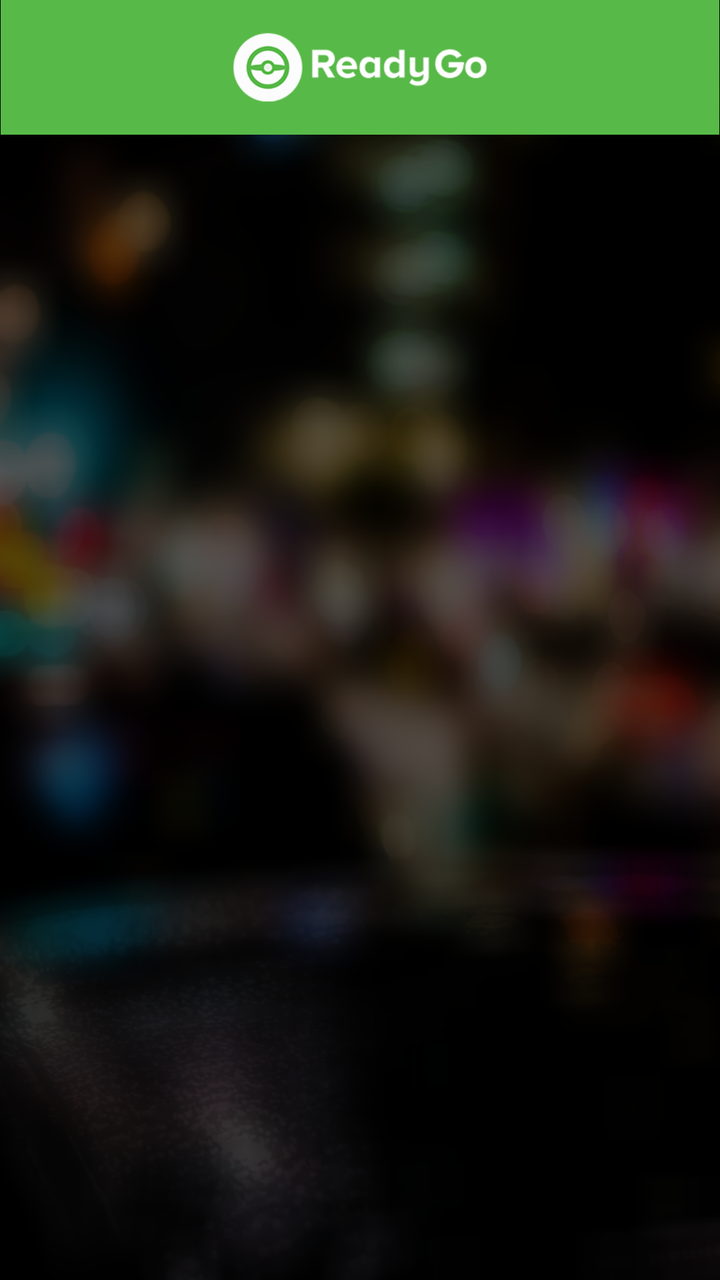
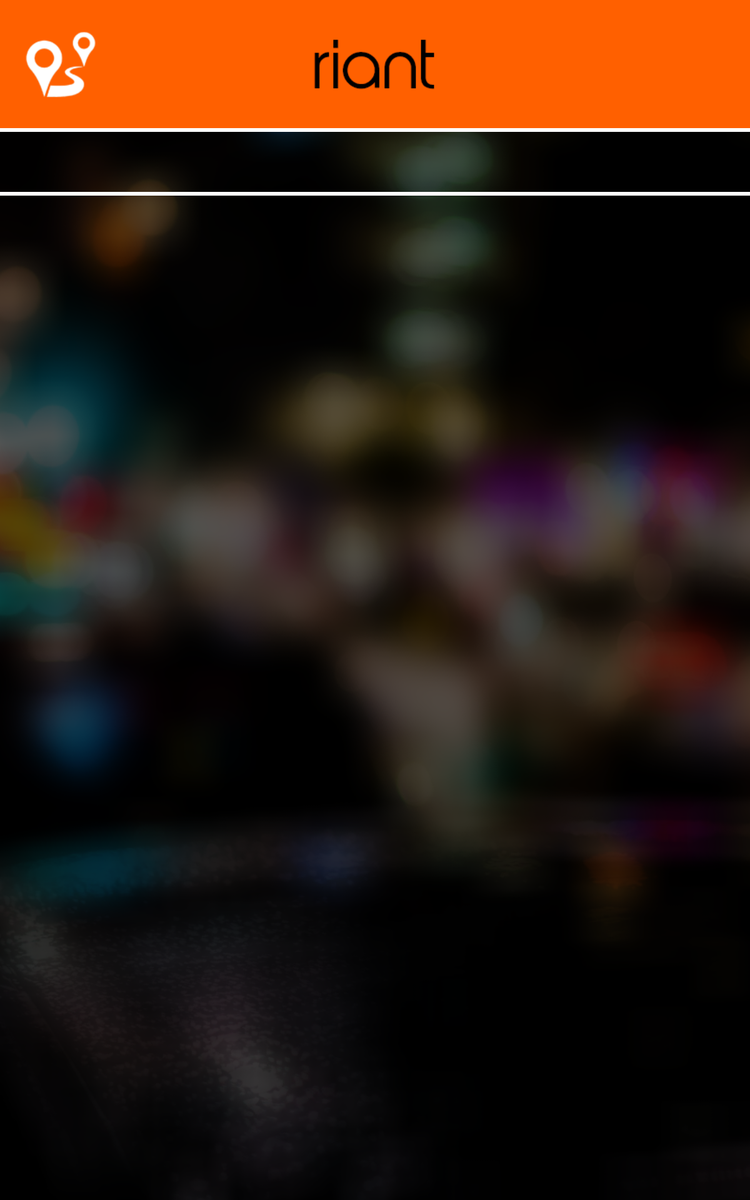

Two renders of one Android screen. The first uses the default layout on a phone; the second uses the alternative layout the repository ships for a different screen configuration, on a matching device. The two XML files are below.
<!-- AndroidManifest.xml: application theme AppTheme.Dark -->
<!-- res/layout/activity_trips.xml -->
<LinearLayout xmlns:android="http://schemas.android.com/apk/res/android"
    android:layout_height="match_parent"
    android:layout_width="match_parent"
    xmlns:app="http://schemas.android.com/apk/res-auto"
    android:orientation="vertical"
    android:background="@drawable/bg">
    <ImageView
        android:layout_width="match_parent"
        android:layout_height="wrap_content"
        android:src="@drawable/title0"
        android:adjustViewBounds="true"
        android:contentDescription="@string/app_name"/>

    <android.support.design.widget.TabLayout
        android:layout_width="match_parent"
        android:layout_height="wrap_content"
        android:id="@+id/tabs"
        app:tabBackground="@drawable/tab_color_selector"/>

<android.support.v4.view.ViewPager xmlns:android="http://schemas.android.com/apk/res/android"
    xmlns:tools="http://schemas.android.com/tools"
    android:id="@+id/container"
    android:layout_width="match_parent"
    android:layout_height="wrap_content"
    tools:context="com.riantservices.riant.activities.TripsActivity" />
</LinearLayout>
<!-- resources referenced by this layout -->
<resources>
  <!-- drawable bg: png bitmap (drawable, 423721 bytes) -->
  <!-- drawable tab_color_selector (drawable) -->
  <?xml version="1.0" encoding="utf-8"?>
  <selector xmlns:android="http://schemas.android.com/apk/res/android">
      <item android:drawable="@color/colorAccent" android:state_selected="true"/>
      <item android:drawable="@color/colorTransparent"/>
  </selector>
  <!-- drawable title0: png bitmap (drawable, 13183 bytes) -->
  <string name="app_name">ReadyGo</string>
  <style name="AppTheme.Dark" parent="Base.Theme.AppCompat">
          <item name="android:editTextStyle">@style/MyEditTextTheme</item>
      </style>
  <color name="colorAccent">#ff3200</color>
  <color name="colorTransparent">#00000000</color>
  <style name="MyEditTextTheme">
          <item name="colorControlActivated">@color/colorLight</item>
          <item name="colorControlHighlight">@color/colorLight</item>
      </style>
  <color name="colorLight">#fd7600</color>
</resources>
<!-- res/layout-large/activity_trips.xml (the repository's variant of the layout above) -->
<!-- drawn on a 7-inch tablet held upright -->
<RelativeLayout
    xmlns:android="http://schemas.android.com/apk/res/android"
    android:background="@drawable/bg"
    xmlns:tools="http://schemas.android.com/tools"
    android:layout_width="match_parent"
    android:layout_height="match_parent">

    <ImageView
        android:id="@+id/imageView4"
        android:contentDescription="@string/app_name"
        android:layout_width="match_parent"
        android:layout_height="wrap_content"
        android:src="@drawable/trip_head"
        android:adjustViewBounds="true"
        android:scaleType="fitXY"
        android:layout_alignParentLeft="true"
        android:layout_alignParentStart="true"/>
    
    <TextView
        android:id="@+id/textView"
        android:layout_width="match_parent"
        android:layout_height="3dp"
        android:background="@color/colorWhite"
        android:clickable="false"
        android:layout_below="@id/imageView4"/>
    
    <android.support.design.widget.TabLayout
        android:id="@+id/tabs"
        android:layout_width="match_parent"
        android:layout_height="wrap_content"
        android:layout_below="@+id/textView" />
    
    <TextView
        android:id="@+id/textView1"
        android:layout_width="match_parent"
        android:layout_height="3dp"
        android:background="@color/colorWhite"
        android:clickable="false"
        android:layout_below="@id/tabs"/>

    <android.support.v4.view.ViewPager
        android:id="@+id/container"
        android:layout_width="match_parent"
        android:layout_height="match_parent"
        android:layout_below="@+id/textView1"
        tools:context="com.riantservices.riant.TripsActivity" />

</RelativeLayout>
<!-- resources referenced by the variant -->
<!-- as a 7-inch tablet held upright resolves them -->
<resources>
  <color name="colorWhite">#ffffff</color>
  <!-- drawable bg: png bitmap (drawable, 423721 bytes) -->
  <!-- drawable trip_head: png bitmap (drawable, 30659 bytes) -->
  <string name="app_name">ReadyGo</string>
  <style name="AppTheme.Dark" parent="Base.Theme.AppCompat">
          <item name="android:editTextStyle">@style/MyEditTextTheme</item>
      </style>
  <style name="MyEditTextTheme">
          <item name="colorControlActivated">@color/colorLight</item>
          <item name="colorControlHighlight">@color/colorLight</item>
      </style>
  <color name="colorLight">#fd7600</color>
</resources>
